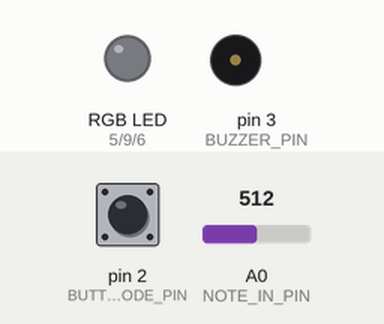
A sketch run on a simulated Arduino Uno, built with avr-gcc and run on an emulated ATmega328P. On the bench: an RGB LED mixed from three pins (HIGH = lit), buzzer (waves = sounding). Inputs (shaded band) come from the test bench; at power-on: pin 2 (BUTTON_MODE_PIN) LOW, A0 (NOTE_IN_PIN) = 512. Random numbers use the default seed unless the sketch sets one.

Above: at 1.2 s.
1.3 s: pin 2 (BUTTON_MODE_PIN) pulled HIGH for 1 s
At 3.1 s:
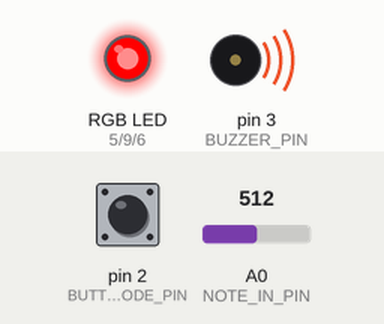
3.8 s: A0 (NOTE_IN_PIN) set to 0
At 4.2 s:
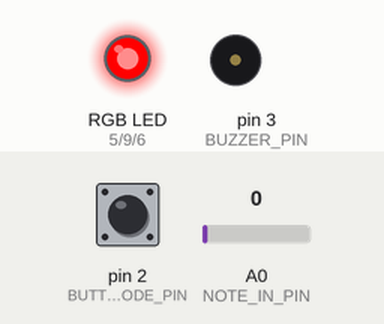
5.3 s: pin 2 (BUTTON_MODE_PIN) pulled HIGH for 0.15 s
At 6.0 s:
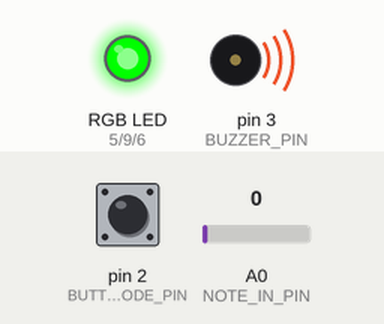
8.3 s: pin 2 (BUTTON_MODE_PIN) pulled HIGH for 0.15 s
At 8.8 s:
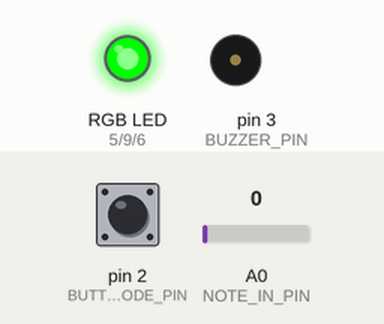
Timing chart, 0 to 11.3 s (numbered marks = the images above; inputs shaded):
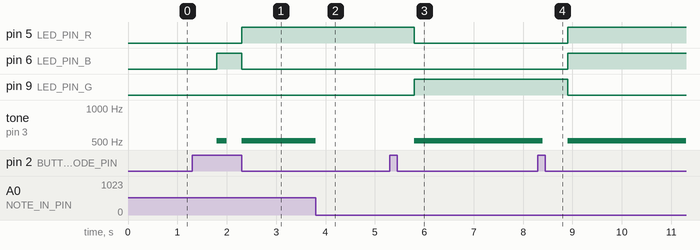

Measured:
- after the input at 1.3 s, pin 5 (LED_PIN_R): LOW → HIGH after 1.0 s; pin 6 (LED_PIN_B): LOW → HIGH after 0.50 s, → LOW 0.50 s later; tone on pin 3 (BUZZER_PIN): silent → 512 Hz after 0.50 s, → silent 0.20 s later, → 512 Hz 0.30 s later
- after the input at 3.8 s, tone on pin 3 (BUZZER_PIN): 512 Hz → silent at once
- after the input at 5.3 s, pin 5 (LED_PIN_R): HIGH → LOW after 0.50 s; pin 9 (LED_PIN_G): LOW → HIGH after 0.50 s; tone on pin 3 (BUZZER_PIN): silent → 512 Hz after 0.50 s
- after the input at 8.3 s, pin 5 (LED_PIN_R), pin 6 (LED_PIN_B): LOW → HIGH after 0.60 s; pin 9 (LED_PIN_G): HIGH → LOW after 0.60 s; tone on pin 3 (BUZZER_PIN): 512 Hz → silent after 0.10 s, → 512 Hz 0.50 s later

The sketch:

Glass-Pilon__Julian_Etude2.ino
```cpp
/**********************ETUDE 2 CART 360 2017*******************************
 * WELCOME!
 * THE PURPOSE OF THIS EXERCISE IS TO DESIGN A VERY SIMPLE KEYBOARD (5 KEYS)
 * WHICH ALLOWS YOU TO PLAY LIVE, RECORD, AND PLAYBACK.
 * THERE WILL BE A BUTTON WHICH WHEN PRESSED WILL TAKE THE USER TO THE NEXT MODE:
 * THERE ARE 5 POSSIBLE MODES
 * 0 ==  reset    ==   led off == also resets
 * 1 ==  live     ==   led BLUE
 * 2 ==  record   ==   led RED
 * 3 ==  play     ==   led GREEN
 * 4 ==  loopMODE ==   led PURPLE
 *
 * ADDITIONALLY - WHEN THE USER CHANGES MODE,
 * THE RGB LED WILL CHANGE COLOR (ACCORDING TO THE SPECIFICATIONS)

 * PLEASE FOLLOW THE INSTRUCTIONS IN THE COMMENTS:
 * DO NOT ADD ANY MORE FUNCTION DEFINITIONS
 * ONLY IMPLEMENT THE FUNCTION DEFINITIONS SUPPLIED
 * THERE IS NO NEED TO ADD ANY NEW VARIABLES OR CONSTANTS
 * PROVIDE COMMENTS FOR ANY OF THE CODE IMPLEMENTED
 * GOOD LUCK!
 */
/**** CONSTANTS ********************************************************/

#define BUTTON_MODE_PIN 2 // Button to change the mode

// constants for RGB LED
#define LED_PIN_R 5 // R PIN
#define LED_PIN_G 9 // G PIN
#define LED_PIN_B 6 // B PIN

// constant for note in (button-resistor ladder on breadboard)
# define NOTE_IN_PIN A0

//constant for max number of notes in array
#define MAX_NOTES 16

// a constant for duration
const int duration =200;

// constant for pin to output for buzzer
#define BUZZER_PIN 3 // PWM

/******** VARIABLES *****************************************************/
// counter for how many notes we have
int countNotes =0;
// array to hold the notes played (for record/play mode)
int notes [MAX_NOTES];
int mode =0; // start at off

//needed to add this boolean to keep track of whether we can record or not. Simply to prevent recording
//the same note multiple times with one button press
boolean canRecord = true;

/*************************************************************************/


/**********************SETUP() DO NOT CHANGE*******************************/
// Declare pin mode for the single digital input
void setup()
{
  pinMode(BUTTON_MODE_PIN, INPUT);

  pinMode(LED_PIN_R, OUTPUT);
  pinMode(LED_PIN_G, OUTPUT);
  pinMode(LED_PIN_B, OUTPUT);

  Serial.begin(9600);
}

/**********************LOOP() DO NOT CHANGE *******************************
 * INSTRUCTIONS:
 * There is NO NEED to change the loop - it establishes the flow of the program
 * We call here 3 functions repeatedly:
 * 1: chooseMode(): this function will determine the mode that your program is in
 * based on if the button (linked to the BUTTON_MODE_PIN) was pressed
 * 2: setRGB(): will set the color of the RGB LED based on the value of the mode variable
 * 3: selectMode(): will determine which function to call based on the value of the mode variable

**************************************************************************/
void loop()
{
  chooseMode();
  setRGB();
  selectMode();
}
/******************CHOOSEMODE(): IMPLEMENT *********************************
 * INSTRUCTIONS:
 * Read the value from the Button (linked to the BUTTON_MODE_PIN) and
 * if is being pressed then change the mode variable.
 * REMEMBER:
 * mode == 0 is reset
 * mode == 1 is live
 * mode == 2 is record
 * mode == 3 is play
 * mode == 4 is loopMode
 * Every time the user presses the button, the program will go to the next mode,
 * once it reaches 4, it should go back to mode == 0.
 * (i.e. if mode ==2 and we press, then mode ==3) ...
**************************************************************************/
void chooseMode(){

  //boolean to check if the button is being pressed
  bool buttonState = false;

  //boolean to check if the button has been released
  bool previousState = true;

  //output value form the mode button
  int buttonVal = digitalRead(BUTTON_MODE_PIN);

  //if the button is pressed
  if(buttonVal == HIGH){

    //check to see if we have already done something
    if(buttonState != previousState){

      //wait for input to be read
      delay(500);

      //cycle through the mode
      if(mode < 4){
        mode++;
      }

      else{
        mode = 0;
      }

      //alter the button state
      buttonState = !buttonState;
      previousState = buttonState;
    }
  }

  else{
    previousState != buttonState;
  }
}

/******************SETRGB(): IMPLEMENT *********************************
 * INSTRUCTIONS:
 * Depending on the value of the mode variable:
 * if the mode is 0 - RGB LED IS OFF
 * if the mode is 1 - RGB LED IS BLUE
 * if mode is 2 - RGB LED IS RED
 * if mode is 3 - RGB LED IS GREEN
 * if mode is 4 - RGB LED iS PURPLE
 * YOU MUST USE A SWITCH CASE CONSTRUCT (NOT A SERIES OF IF / ELSE STATEMENTS
**************************************************************************/
void setRGB()
{
  //turn on the LED based on the current mode
  switch(mode){

    //OFF
    case 0:
      digitalWrite(LED_PIN_R, LOW);
      digitalWrite(LED_PIN_G, LOW);
      digitalWrite(LED_PIN_B, LOW);
      break;

    //BLUE
    case 1:
      digitalWrite(LED_PIN_R, LOW);
      digitalWrite(LED_PIN_G, LOW);
      digitalWrite(LED_PIN_B, HIGH);
      break;

    //RED
    case 2:
      digitalWrite(LED_PIN_R, HIGH);
      digitalWrite(LED_PIN_G, LOW);
      digitalWrite(LED_PIN_B, LOW);
      break;

    //GREEN
    case 3:
      digitalWrite(LED_PIN_R, LOW);
      digitalWrite(LED_PIN_G, HIGH);
      digitalWrite(LED_PIN_B, LOW);
      break;

    //PURPLE... the purple from the LED seems to be much more red than purple
    case 4:
      digitalWrite(LED_PIN_R, HIGH);
      digitalWrite(LED_PIN_G, LOW);
      digitalWrite(LED_PIN_B, HIGH);
      break;
  }
}
/**********************SELECTMODE() DO NOT CHANGE *******************************
 * INSTRUCTIONS:
 * There is NO NEED to change this function - it selects WHICH function should run based on the mode variable
 * There are 4 possibilities
 * 1: reset(): this function will reset any arrays etc, and will do nothing else
 * 2: live(): this function will play the corresponding notes
 * to the user pressing the respective buttons.
 * NOTE:: the notes played are NOT stored
 * 3: record(): this function will play the corresponding notes
 * to the user pressing the respective buttons
 * AND will STORE up to 16 consecutive notes in an array.
 * 4: play(): this function will playback any notes stored in the array that were recorded
 * in the previous mode
 * 5: loopMode(): this function will playback any notes stored in the array that were recorded,
 * BUT unlike the previous mode, you can choose in which sequence the notes are played.
 * REQUIRED: only play notes from the array (no live stuff)

******************************************************************************/
void selectMode()
{
  if(mode ==0) {
    reset();
  }
  else if(mode ==1) {
    live();
  }
  else if(mode ==2) {
    record();
  }

  else if(mode ==3) {
    play();
  }

  else if(mode ==4) {
    loopMode();
  }
}
/******************RESET(): IMPLEMENT **************************************
 * INSTRUCTIONS:
 * this function should ensure that any notes recorded are no longer available
**************************************************************************/
void reset()
{
  //reset the number of stored notes
  countNotes = 0;

  //reset the stored notes array
  for(int i = 0; i < MAX_NOTES; i++){
    notes[i] = 0;
  }
}
/******************LIVE(): IMPLEMENT **************************************
 * INSTRUCTIONS:
 * this function will play the corresponding notes
 * to the user pressing the respective buttons
 * NOTE:: the notes played are NOT stored
 * SO: you need read in the input from the analog input (linked to the button-resistor ladder combo)
 * THEN - output the note to the buzzer using the tone() function
**************************************************************************/
void live()
{
  //set the buzzer to play based off of the analog input from the resistor ladder.
  //the farther the switch is down the ladder, the more resistors it needs to pass through
  //and the lower frequency sound will be emitted
  tone(BUZZER_PIN, analogRead(NOTE_IN_PIN), duration);
}
/******************RECORD(): IMPLEMENT **********************************
 * INSTRUCTIONS:
 * this function will play the corresponding notes
 * to the user pressing the respective buttons
 * AND will STORE up to 16 consecutive notes in an array.
 * SO:you need read in the input from the analog input (linked to the button-resistor ladder combo)
 * AND - output the note to the buzzer using the tone() function
 * THEN store that note in the array  - BE CAREFUL - you can only allow for up to MAX_NOTES to be stored
**************************************************************************/
void record()
{
  //set the buzzer to play based off of the analog input from the resistor ladder.
  //the farther the switch is down the ladder, the more resistors it needs to pass through
  //and the lower frequency sound will be emitted
  tone(BUZZER_PIN, analogRead(NOTE_IN_PIN), duration);

  //if the note from the pin is not 0 - in other words a button is pressed
  if(analogRead(NOTE_IN_PIN) != 0){

    //if we have not reached the max notes that can be recorded and we are set to record
    if(countNotes < MAX_NOTES && canRecord){

      //record a new note and increase our count
      notes[countNotes] = analogRead(NOTE_IN_PIN);
      countNotes++;

      //set it so we cannot record the same note again until the button is released
      canRecord = false;
    }
  }

  //the button is released so we can record again
  else{
    canRecord = true;
  }
}
/******************PLAY(): IMPLEMENT ************************************
 * INSTRUCTIONS:
 * this function will playback any notes stored in the array that were recorded
 * in the previous mode
 * SO: you need to go through the array of values (be careful - the user may not have put in MAX_NOTES)
 * READ each value IN ORDER
 * AND output each note to the buzzer using the tone() function
 * ALSO: as long as we are in this mode, the notes are played over and over again
 * BE CAREFUL: make sure you allow for the user to get to another mode from the mode button...
**************************************************************************/
void play()
{
  //cycle through the recorded notes array and play them in order
  for(int i = 0; i < countNotes; i++){
    tone(BUZZER_PIN, notes[i], duration);
    delay(duration);

    //if the user is trying to change mode, break out of the loop
    if(digitalRead(BUTTON_MODE_PIN) == HIGH){
      break;
    }
  }
}
/******************LOOPMODE(): IMPLEMENT *********************************
 * INSTRUCTIONS:
 * this function will playback any notes stored in the array that were recorded
 * in the previous mode
 * SO: you need to go through the array of values (be careful - the user may not have put in MAX_NOTES)
 * READ values IN ANY ORDERING (You MUST use the array - but you can determine your own sequence)
 * AND output each note to the buzzer using the tone() function
 * ALSO: as long as we are in this mode, the notes are played over and over again
 * BE CAREFUL: make sure you allow for the user to get to another mode from the mode button...
**************************************************************************/
void loopMode()
{
  //an array for the random sequence
  int randomSequence[countNotes];

  //set the values for each entry in the random sequence to a random number between 0 and the count notes
  for(int i = 0; i < countNotes; i++){
    randomSequence[i] = random(0, countNotes);
  }

  //cycle through the notes array but in the randomsequence order
  for(int i = 0; i < countNotes; i++){
    tone(BUZZER_PIN, notes[randomSequence[i]], duration);
    delay(duration);

    //if the user is trying to change mode than break out of the loop
    if(digitalRead(BUTTON_MODE_PIN) == HIGH){
      break;
    }
  }
}

/*  *  *  *  *  *                        Keyboard Analysis                         *  *  *  *  *  *
 *  The way keyboard functions (resistor ladder) is by creating mulitple posible circuits         *
 *  in series, determined by the switches. If the first switch is pressed, the current            *
 *  will pass through that switch and through only one resistor, causing a higher frequency       *
 *  sound to play since we get a higher current. However, by pressing a switch further down the   *
 *  resistor ladder, the current must pass through more resistors, therefore losing current       *
 *  along the way, resulting in a lower frequency sound due to the lower current strength.        *
 *                                                                                                *
 *  Since these switches are coneccted in parallel, any resistor added further down the ladder    *
 *  won't affect switches closer to the start of the circuit. I wanted to test this so I set up   *
 *  each resistor at 100 ohms except for the furthest resitor, which I set to 10k ohms. This      *
 *  resulted in the first 3 switches (I only used 4 switches for the sounds) to play different    *
 *  audible sounds. However, the last switch did not produce any sound. this was because the      *
 *  current was completely reduced and the piezo buzzer didn't recieve a high enough frequency    *
 *  to be played.                                                                                 *
 */
```
